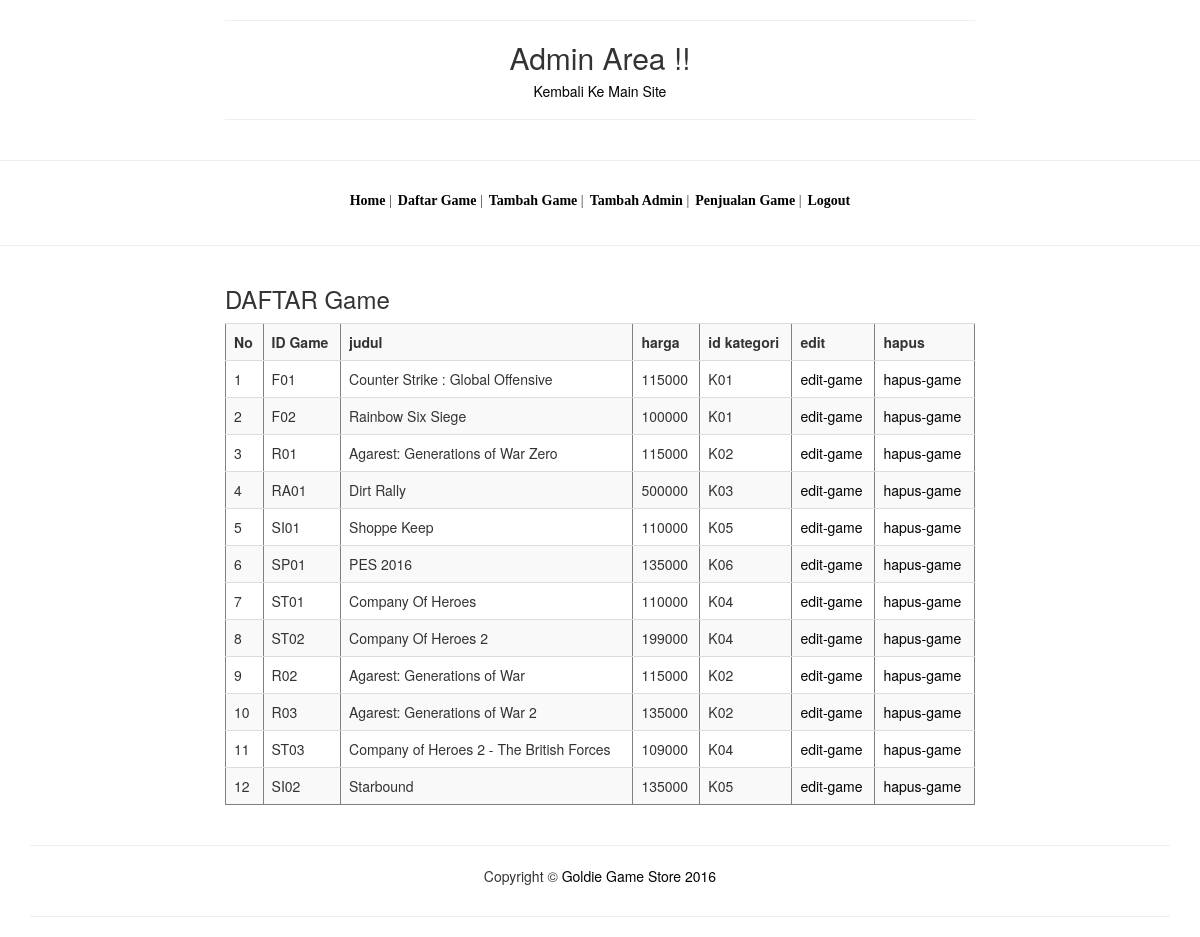
Screenshot of /min/index.php?target=daftargame (signed in) with the database file from the repository.
### tables this page shows
CREATE TABLE IF NOT EXISTS `game` (
  `no` int(2) NOT NULL AUTO_INCREMENT,
  `idgame` varchar(5) NOT NULL,
  `judul` varchar(250) NOT NULL,
  `harga` int(10) NOT NULL,
  `idkategori` varchar(3) DEFAULT NULL,
  `gambar` varchar(100) NOT NULL,
  `deskripsi` text,
  `shortdesc` varchar(255) DEFAULT NULL,
  PRIMARY KEY (`no`)
);

### min/daftargame.php (the view, shortened to what this page needs)
<?php
$querygame = mysql_query("SELECT * FROM game");
echo "<h3>DAFTAR Game</h3>";
echo "<table border='1' class='table table-striped'>
<tr>
<th>No</th><th>ID Game</th><th>judul</th>
<th>harga</th><th>id kategori</th>
<th>edit</th><th>hapus</th>
</tr>";
$no=0;
while($datagame=mysql_fetch_array($querygame)){
$no++;
echo "
<tr>
<td>$no</td>
<td>".$datagame['idgame']."</td>
<td>".$datagame['judul']."</td>
<td>".$datagame['harga']."</td>
<td>".$datagame['idkategori']."</td>
<td><a href='index.php?target=editgame&idgame=".$datagame['idgame']."'>
edit-game</a></td>
<td><a href='index.php?target=konfirmhapusgame&idgame=".$datagame['idgame']."'>
hapus-game</a></td>
</tr>";
}
echo "</table>";
?>

### min/assets/css/shop-homepage.css (style rules this page uses)
body { background: url('http://i.imgur.com/oLkNmIE.png') no-repeat right bottom fixed; }
a { color: black; }

### rows the page displays
game: idgame "F01", judul "Counter Strike : Global Offensive", harga "115000", idkategori "K01"
game: idgame "F02", judul "Rainbow Six Siege", harga "100000", idkategori "K01"
game: idgame "R01", judul "Agarest: Generations of War Zero", harga "115000", idkategori "K02"
game: idgame "RA01", judul "Dirt Rally", harga "500000", idkategori "K03"
game: idgame "SI01", judul "Shoppe Keep", harga "110000", idkategori "K05"
game: idgame "SP01", judul "PES 2016", harga "135000", idkategori "K06"
game: idgame "ST01", judul "Company Of Heroes", harga "110000", idkategori "K04"
game: idgame "ST02", judul "Company Of Heroes 2", harga "199000", idkategori "K04"
game: idgame "R02", judul "Agarest: Generations of War", harga "115000", idkategori "K02"
game: idgame "R03", judul "Agarest: Generations of War 2", harga "135000", idkategori "K02"
game: idgame "ST03", judul "Company of Heroes 2 - The British Forces", harga "109000", idkategori "K04"
game: idgame "SI02", judul "Starbound", harga "135000", idkategori "K05"
